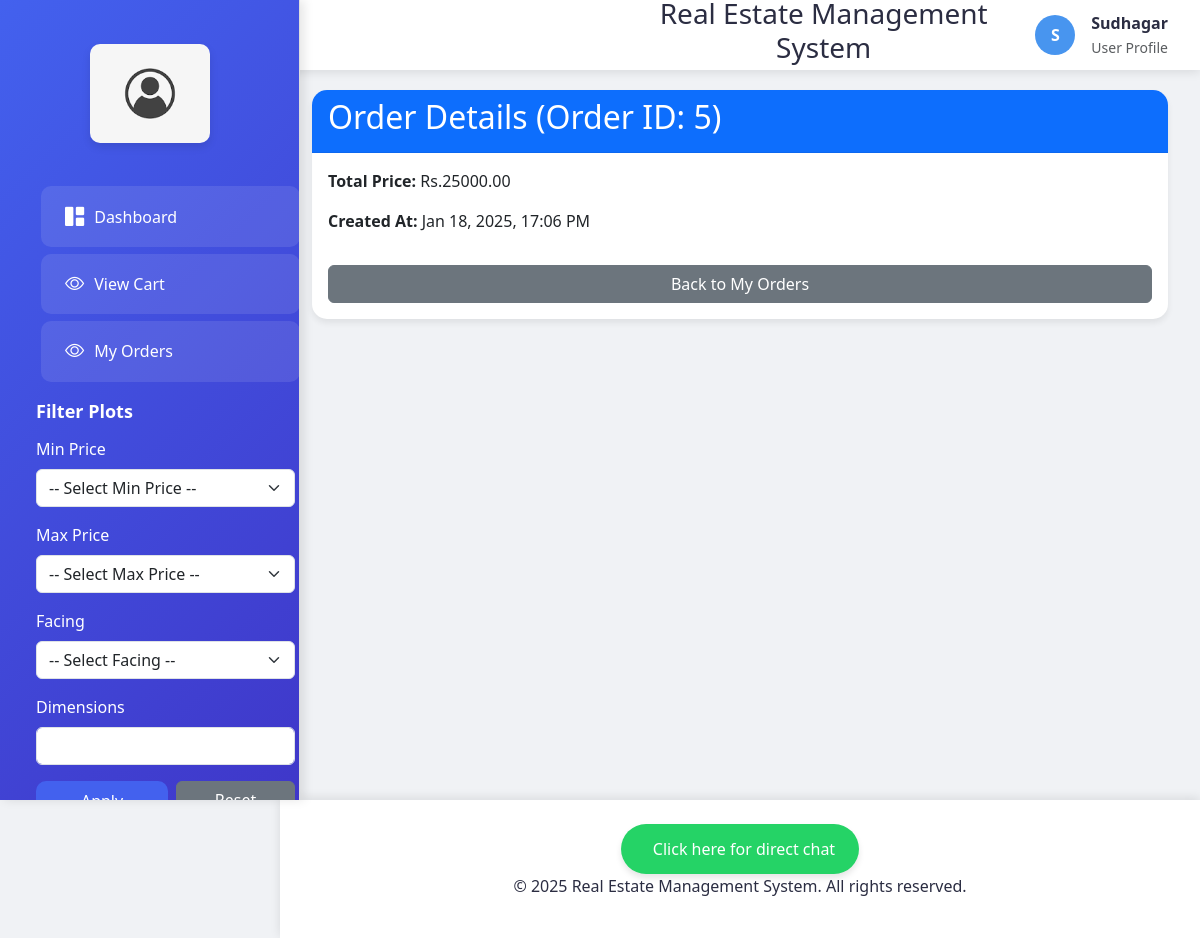
The app's page /order/5/ (signed in) with its own data.
### properties/models.py (models this page shows, shortened)
class Order(models.Model):
    user = models.ForeignKey(User, on_delete=models.CASCADE)  # ForeignKey to the User model
    total_price = models.DecimalField(max_digits=10, decimal_places=2)  # Total price of the order
    created_at = models.DateTimeField(default=timezone.now)
    class Meta:
        verbose_name = 'Order'
        verbose_name_plural = 'Orders'

### properties/views.py (the view)
# urls.py: path('order/<int:order_id>/', views.order_details, name='order_details'),  # Define the order_details route
@login_required
def order_details(request, order_id):
    order = get_object_or_404(Order, id=order_id, user=request.user)  # Ensure the order belongs to the logged-in user
    order_items = order.items.all()  # Fetch related OrderItem objects
    return render(request, 'order_details.html', {'order': order, 'order_items': order_items})

### properties/templates/order_details.html (shortened to what this page needs)
{% extends 'base.html' %}
{% block content %}
<div class="card">
    <div class="card-header bg-primary text-white">
        <h2>Order Details (Order ID: {{ order.id }})</h2>
    </div>
    <div class="card-body">
        <p><strong>Total Price:</strong> Rs.{{ order.total_price }}</p>
        <p><strong>Created At:</strong> {{ order.created_at|date:"M d, Y, H:i A" }}</p>
        <a href="{% url 'my_orders' %}" class="btn btn-secondary mt-3">Back to My Orders</a>
    </div>
</div>
{% endblock %}

### properties/templates/base.html (shortened to what this page needs)
{% load static %}
<!DOCTYPE html>
<html lang="en">
<head>
    <link href="https://cdn.jsdelivr.net/npm/bootstrap@5.3.0-alpha1/dist/css/bootstrap.min.css" rel="stylesheet">
    <link rel="stylesheet" href="https://cdn.jsdelivr.net/npm/bootstrap-icons@1.11.1/font/bootstrap-icons.css">
</head>
<body>
    <nav class="sidebar">
        <div class="logo-container">
            <img src="{% static 'images/logo4.png' %}" alt="Logo">
        </div>
        <div class="nav flex-column">
            <a class="nav-link active" href="{% url 'user_dashboard' %}">
                <i class="bi bi-grid-1x2-fill"></i>
                <span>Dashboard</span>
            </a>
            <a class="nav-link active" href="{% url 'view_cart' %}">
                <i class="bi bi-eye"></i>
                <span>View Cart</span>
            </a>
            <a class="nav-link active" href="{% url 'my_orders' %}">
                <i class="bi bi-eye"></i>
                <span>My Orders</span>
            </a>
            <div class="filter-section p-3">
                <h5 class="filter-title">Filter Plots</h5>
                <form method="GET" action="{% url 'user_dashboard' %}">
                    <div class="mb-3">
                        <label for="price_range_min" class="form-label">Min Price</label>
                        <select id="price_range_min" name="price_range_min" class="form-select">
                            <option value="">-- Select Min Price --</option>
                        </select>
                    </div>
                    <div class="mb-3">
                        <label for="price_range_max" class="form-label">Max Price</label>
                        <select id="price_range_max" name="price_range_max" class="form-select">
                            <option value="">-- Select Max Price --</option>
                        </select>
                    </div>
                    <div class="mb-3">
                        <label for="facing" class="form-label">Facing</label>
                        <select id="facing" name="facing" class="form-select">
                            <option value="">-- Select Facing --</option>
                        </select>
                    </div>
                    <div class="mb-3">
                        <label for="dimensions" class="form-label">Dimensions</label>
                        <input type="text" id="dimensions" name="dimensions" class="form-control" value="{{ dimensions }}">
                    </div>
                    <div class="d-flex gap-2">
                        <button type="submit" class="btn btn-primary">Apply Filter</button>
                        <a href="{% url 'user_dashboard' %}" class="btn btn-secondary">Reset</a>
                    </div>
                </form>
            </div>
        </div>
    </nav>
    <header class="main-header">
        <div class="header-content">
            <h3 class="text-center" style="margin-left:300px;">Real Estate Management System</h3>
            <div class="user-profile">
                <div class="user-avatar">
                    {{ user.username|make_list|first|upper }}
                </div>
                <div class="d-none d-md-block">
                    <div class="fw-bold">{{ user.username }}</div>
                    <small class="text-muted">User Profile</small>
                </div>
            </div>
        </div>
    </header>
    <main class="main-content">
        {% block content %}
        {% endblock %}
    </main>
<footer class="footer">
    <div class="footer-content">
        <a
            class="qlwapp-toggle whatsapp-link"
            href="https://web.whatsapp.com/send?phone=&amp;text=Hello!%20Istuti"
            target="_blank"
            role="button">
            <span>Click here for direct chat</span>
        </a>
        <p class="footer-text">&copy; 2025 Real Estate Management System. All rights reserved.</p>
    </div>
</footer>
</body>
</html>

### properties/templates/base.html (style rules this page uses)
:root { --primary-color: #4361ee; --secondary-color: #3f37c9; --accent-color: #4895ef; --text-color: #2b2d42; --bg-light: #f8f9fa; --sidebar-width: 280px; }
body { font-family: 'Segoe UI', system-ui, -apple-system, sans-serif; background-color: #f0f2f5; color: var(--text-color); }
.sidebar { position: fixed; top: 0; left: 0; height: 100vh; width: var(--sidebar-width); background: linear-gradient(135deg, var(--primary-color), var(--secondary-color)); color: white; padding-top: 1rem; z-index: 1000; box-shadow: 4px 0 10px rgba(0, 0, 0, 0.1); transition: all 0.3s ease; }
.sidebar .logo-container { padding: 1.5rem; text-align: center; margin-bottom: 1rem; }
.sidebar .logo-container img { width: 120px; height: auto; border-radius: 10px; box-shadow: 0 4px 8px rgba(0, 0, 0, 0.1); }
.nav-link { color: rgba(255, 255, 255, 0.8); padding: 1rem 1.5rem; margin: 0.2rem 1rem; border-radius: 10px; transition: all 0.3s ease; display: flex; align-items: center; gap: 10px; }
.nav-link:hover, .nav-link.active { background-color: rgba(255, 255, 255, 0.1); color: white; transform: translateX(5px); }
.nav-link i { font-size: 1.2rem; }
.main-header { position: fixed; top: 0; right: 0; left: var(--sidebar-width); height: 70px; background: white; box-shadow: 0 2px 10px rgba(0, 0, 0, 0.1); z-index: 999; padding: 0 2rem; }
.header-content { display: flex; justify-content: space-between; align-items: center; height: 100%; }
.user-profile { display: flex; align-items: center; gap: 1rem; }
.user-avatar { width: 40px; height: 40px; border-radius: 50%; background: var(--accent-color); color: white; display: flex; align-items: center; justify-content: center; font-weight: bold; }
.main-content { margin-left: var(--sidebar-width); padding: 90px 2rem 2rem; min-height: 100vh; }
.card { border: none; border-radius: 15px; box-shadow: 0 4px 6px rgba(0, 0, 0, 0.07); transition: transform 0.3s ease; }
.card-header { background-color: white; border-bottom: 1px solid rgba(0, 0, 0, 0.05); border-radius: 15px 15px 0 0 !important; }
.footer { margin-left: var(--sidebar-width); padding: 1.5rem; background: white; text-align: center; box-shadow: 0 -2px 10px rgba(0, 0, 0, 0.1); }
.btn-primary { background: var(--primary-color); border: none; border-radius: 10px; padding: 0.5rem 1.5rem; transition: all 0.3s ease; }
.sidebar { width: 300px; background-color: #f8f9fa; border-right: 1px solid #ddd; position: fixed; top: 0; left: 0; height: 100vh; overflow-y: auto; padding: 20px; }
.filter-section { margin-bottom: 20px; }
.filter-title { font-size: 18px; font-weight: bold; margin-bottom: 15px; }
.btn { width: 100%; }
.footer .whatsapp-link { display: inline-flex; align-items: center; gap: 0.5rem; background-color: #25d366; color: white; font-size: 1rem; font-weight: 500; padding: 0.8rem 1.5rem; border-radius: 30px; text-decoration: none; transition: all 0.3s ease; box-shadow: 0 4px 6px rgba(0, 0, 0, 0.1); }

### records on screen
Order: id "5", total_price "25000.00", created_at "Jan 18, 2025, 17:06 PM"

### other values on screen
{{ user.username|make_list|first|upper }} "S"
{{ user.username }} "Sudhagar"
